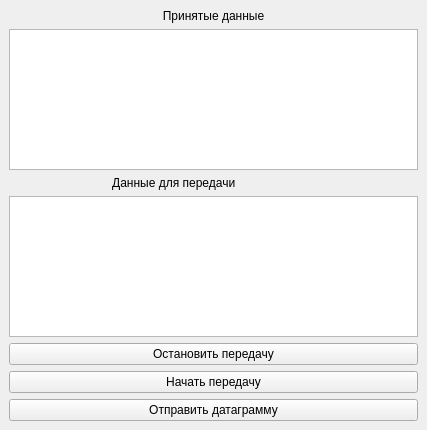
<?xml version="1.0" encoding="UTF-8"?>
<ui version="4.0">
 <class>MainWindow</class>
 <widget class="QMainWindow" name="MainWindow">
  <property name="geometry">
   <rect>
    <x>0</x>
    <y>0</y>
    <width>427</width>
    <height>430</height>
   </rect>
  </property>
  <property name="windowTitle">
   <string>MainWindow</string>
  </property>
  <widget class="QWidget" name="centralwidget">
   <layout class="QVBoxLayout" name="verticalLayout">
    <item>
     <widget class="QLabel" name="lb_receiveData">
      <property name="text">
       <string>Принятые данные</string>
      </property>
      <property name="alignment">
       <set>Qt::AlignCenter</set>
      </property>
     </widget>
    </item>
    <item>
     <widget class="QTextEdit" name="te_result"/>
    </item>
    <item>
     <widget class="QLabel" name="label">
      <property name="text">
       <string>                               Данные для передачи</string>
      </property>
     </widget>
    </item>
    <item>
     <widget class="QTextEdit" name="te_send"/>
    </item>
    <item>
     <widget class="QPushButton" name="pb_stop">
      <property name="text">
       <string>Остановить передачу</string>
      </property>
     </widget>
    </item>
    <item>
     <widget class="QPushButton" name="pb_start">
      <property name="text">
       <string>Начать передачу</string>
      </property>
     </widget>
    </item>
    <item>
     <widget class="QPushButton" name="pb_send">
      <property name="text">
       <string>Отправить датаграмму</string>
      </property>
     </widget>
    </item>
   </layout>
  </widget>
 </widget>
 <resources/>
 <connections/>
</ui>
